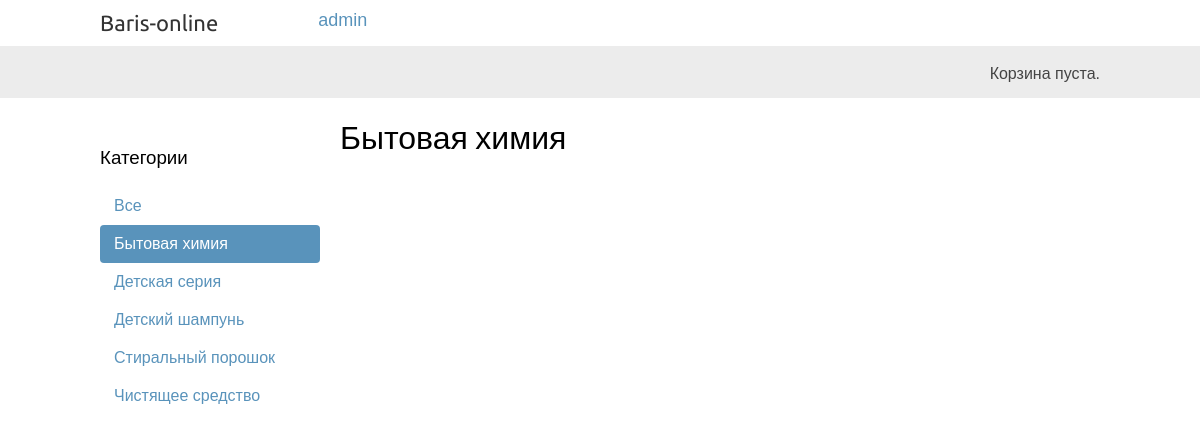
The app's page /catalog/bytovaya-himiya/ with its own data.
### catalog/models.py (models this page shows, shortened)
class Category(models.Model):
    name = models.CharField(max_length=200)
    slug = models.CharField(max_length=200,
                            unique=True)
    parent = models.ForeignKey('self',
                               blank=True,
                               null=True,
                               related_name='children',
                               on_delete=models.CASCADE)
    class Meta:
        unique_together = ('parent', 'name')
        ordering = ['name']
        indexes = [
            models.Index(fields=['name']),
        ]
        verbose_name = 'Категория'
        verbose_name_plural = 'Категории'
    def get_absolute_url(self):
        return reverse('catalog:product_list_by_category',
                       args=[self.slug])

### catalog/views.py (the view)
# urls.py: path('', views.product_list, name='product_list'),
def product_list(request, category_slug=None):
    category = None
    categories = Category.objects.all()
    products = Product.objects.filter(available=True)
    if category_slug:
        category = get_object_or_404(Category,
                                     slug=category_slug)
        products = products.filter(category=category)
    return render(request,
                  'catalog/list.html',
                  {'category': category,
                   'categories': categories,
                   'products': products})

### catalog/templates/catalog/list.html (shortened to what this page needs)
{% extends "base/base.html" %}
{% load static %}
{% block content %}
    <div id="sidebar">
        <h3>Категории</h3>
        <ul>
            <li {% if not category %}class="selected"{% endif %}>
                <a href="{% url "catalog:product_list" %}">Все</a>
            </li>
            {% for c in categories %}
                <li {% if category.slug == c.slug %}class="selected"{% endif %}>
                    <a href="{{ c.get_absolute_url }}">{{ c.name }}</a>
                </li>
            {% endfor %}
        </ul>
    </div>
    <div id="main" class="product-list">
        <h1>{% if category %}{{ category.name }}{% else %}Товары{% endif %}</h1>
    </div>
{% endblock  %}

### static/css/base.css (style rules this page uses)
body { margin:0; padding:0; font-family:helvetica, sans-serif; }
h1, h2, h3, h4, h5 , h6 { font-family: 'Ubuntu', sans-serif; font-weight:normal; }
a { text-decoration:none; color:#5993bb; }
#sidebar { width:220px; padding:30px 20px 0 0; float:left; }
#sidebar ul { margin:0; padding:0; }
#sidebar ul li { margin:0; list-style:none; padding:10px 14px; }
#sidebar ul li a { display:block; }
#sidebar ul li.selected { background:#5993bb; border-radius:4px; }
#sidebar ul li.selected a { color:#fff; }
#main { float:left; width: 96%; margin-right:-220px; overflow:hidden; }

### records on screen
Category: name "Бытовая химия"
Category: name "Детская серия"
Category: name "Детский шампунь"
Category: name "Стиральный порошок"
Category: name "Чистящее средство"
